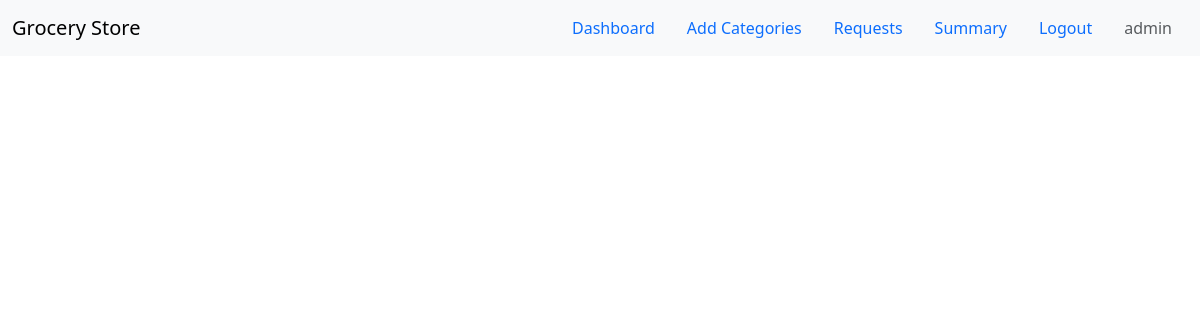
Page / (signed in) on the earlier database version.
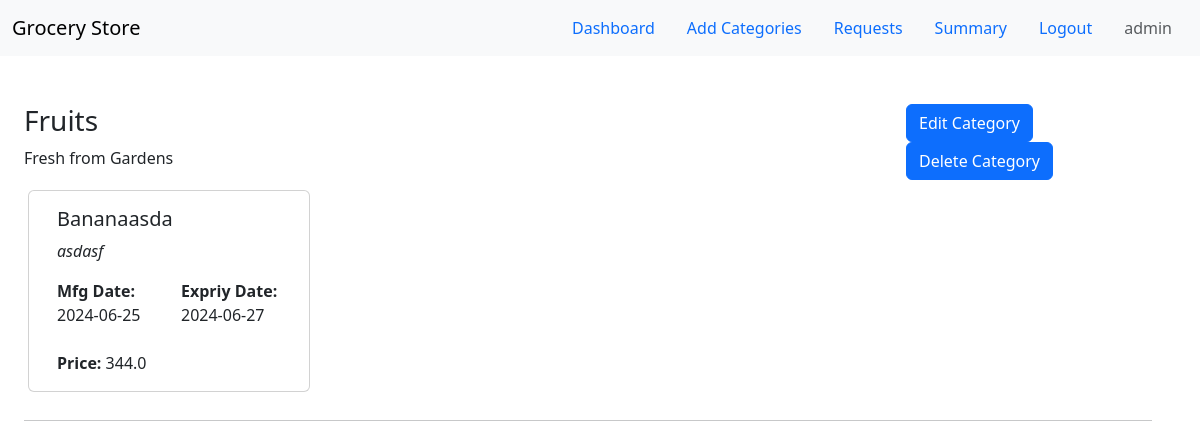
Same page on the later database version.
### application/models.py (models this page shows, shortened)
class Categories(db.Model):
    category_id = db.Column(db.Integer,primary_key=True)
    name = db.Column(db.String(40),nullable=False)
    description = db.Column(db.String(100),nullable=True)
    products = db.relationship('Product',backref='category',lazy=True)

class Product(db.Model):
    product_id = db.Column(db.Integer,primary_key=True)
    name = db.Column(db.String(40),nullable=False)
    description = db.Column(db.String(100),nullable=True)
    selling_price = db.Column(db.Float,nullable=False)
    stock = db.Column(db.Integer,nullable=False)
    manufacture_date = db.Column(db.Date,nullable=False)
    expiry_date = db.Column(db.Date,nullable=True)
    cost_price = db.Column(db.Float,nullable=False)
    image_url = db.Column(db.String(100),nullable=True)
    category_id = db.Column(db.Integer,db.ForeignKey('categories.category_id'))

### application/routes.py (the view)
@app.route("/")
def index():
    if session.get('username',None):
        categories = Categories.query.all()
        return render_template('index.html',categories = categories)
    return render_template('index.html')

### template/index.html (shortened to what this page needs)
{% extends 'nav_link.html' %}
{% block main_content %}
{% if session['username'] %}
<div class = "container-fluid mt-5">
    {% for category in categories %}
    <div class="container-fluid mt-5">
        <div class="row">
            <div class="col-9 ">
                <h3 class="">{{category.name}}</h3>
                <p class="">{{category.description}}</p>
            </div>
            {% if (session['role']=='store_manager') or (session['role'] == 'admin') %}
            <div class="col-3">
                <a href={{ url_for('edit_category', category_id=category.category_id )}} class="btn btn-primary">Edit Category</a>
                <a href={{url_for('delete_category',category_id=category.category_id)}} class="btn btn-primary">Delete Category</a>
            </div>
            {% endif %}
        </div>
        <div class="row container-fluid justify-content-start">
        {% for product in category.products %}
        <div class="card col-3 m-1">
            <div class="card-body">
              <h5 class="card-title">{{product.name}}</h5>
              <p class="card-text"><em>{{product.description}}</em></p>
              <div class="row">
                <div class="col-6">
                    <p class="card-text"><strong>Mfg Date:</strong> {{product.manufacture_date}}</p>
                </div>
                <div class="col-6">
                    <p class="card-text"><strong>Expriy Date:</strong> {{product.expiry_date}}</p>
                </div>
              </div>
              <div class="row">
                <div class="col-6">
                    <p class="card-text mt-4"><strong>Price:</strong> {{product.selling_price}}</p>
                </div>
              </div>
            </div>
        </div>
        {% endfor %}
        <hr class="mt-4">
        </div>
    </div>
    {%endfor%}
</div>
{% endif %}
{% endblock main_content %}

Differences in the rows shown:
added Categories: name "Fruits", description "Fresh from Gardens"
added Product: name "Bananaasda", description "asdasf", manufacture_date "2024-06-25", expiry_date "2024-06-27", selling_price "344.0"
